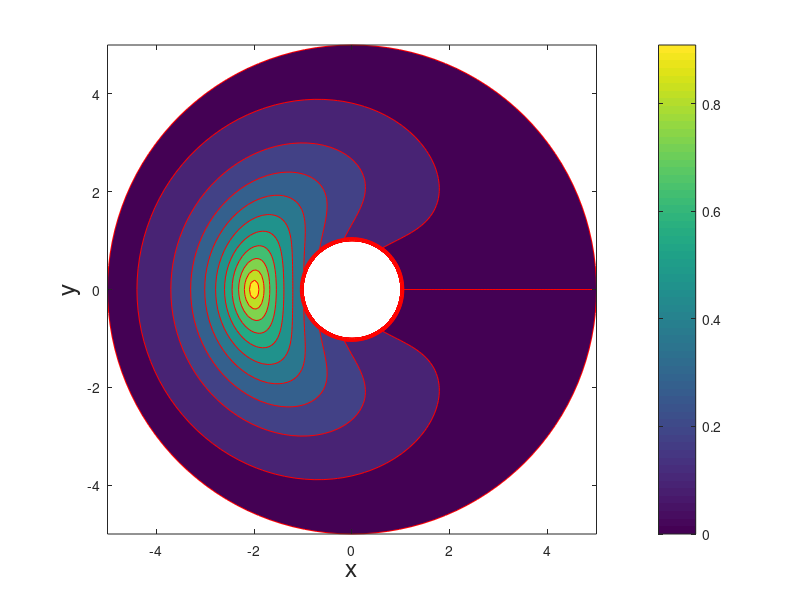

The MATLAB script that drew this image: (Note: this script raises an error after producing the figure.)
% Domain and grid size
b =  5;
M = 2^6;                % Set M
N = 2^7;                % Set N
dr = (b - 1) / M;       % Set delta r
dtheta = 2 * pi / N;    % Set delta theta
ipic = 50;              % How many steps between pictures
dt = .01*min(dr,dtheta);% Set timestep
tstep = 1000;           % Number of time-steps 

Q  = zeros(M+1,N);      % Scalar field
Q(1,:) = 1;             % Start with values of 1 on r=1 and 0 everywhere else

r = 1:dr:b;             % Initialize r array
theta = 0:dtheta:2*pi;  % Initialize theta array
% Uncomment to remove blob
rc = (b-1)/2;
for m = 2:M
    Q(m,:) = exp( - sqrt( (r(m) - rc)^2 + (theta(1:N) - pi).^2) );
end
% For plotting
% Get x-y grid
[R, Theta] = meshgrid(r, theta);
xx = R.*cos(Theta);
yy = R.*sin(Theta);

% Save original Q for error comaprison
Q0 = Q;
% Start figure
fig_advect = figure();
% Diffuse forward in time
for istep=1:tstep
    % Plot
    if ((mod(istep,ipic)==0)||(istep==1)) 
       display(istep)
       figure(fig_advect) 
       Tplot = zeros(M+1,N+1);
       Tplot(:,1:N) = Q(:,1:N);
       Tplot(:,N+1) = Q(:,1);
       contourf(xx',yy',Tplot,10,'r')
       axis image
       xlabel('x','FontSize',18)
       ylabel('y','FontSize',18);
       colorbar
       drawnow
       pause(1)
    end
    % Diffusion step for temperature  
    Q = annulusDiffuseT(Q, dt, dr, dtheta, r);
end
